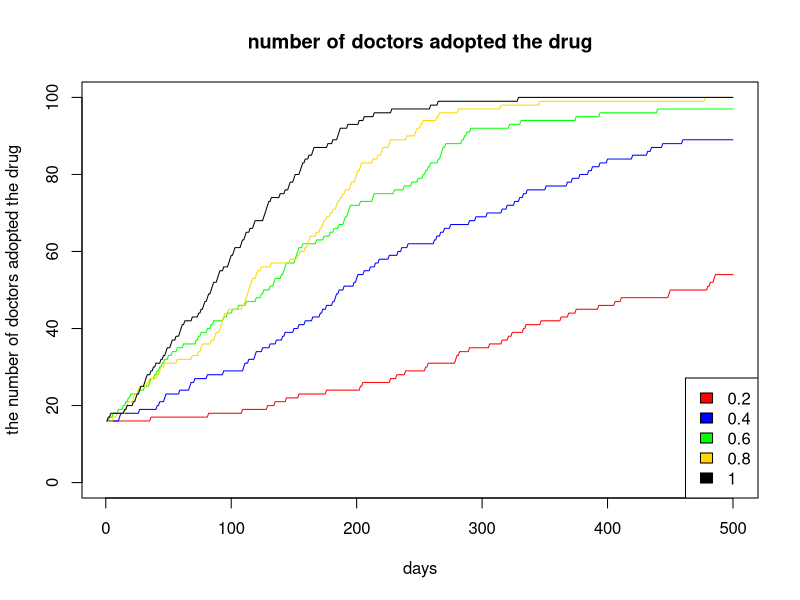

Reproduce this figure in R.
# Homework 6
# Stat 133, Lec 2, Spring 2015
# Due : Friday March 20th by 5 pm

# Review the slides on simulations for this assignment.

# Consider the following model on use of a new drug:
# We have a population of doctors, population size : <n.doctors>
# Every doctor has either adopted the use of a new drug, or not (0/1 status)
# Now write a function that runs a simulation for a period of :
# <n.days> where
# - every day exactly two _random_ doctors meet
# - if one has adopted but the other one has not then the
#   holdout adopts the use of the drug with probability p
# Return a matrix that shows for each day which doctors have adopted
# the use of the drug.

# Input varibles are
# <n.days> : the number of days the simulation should be run for
# <n.doctors> : total number of doctors 
# <initial.doctors> : a 0/1 vector of length <n.doctors>, 1 for adopters
# <p> : the probability that the non-adopter adopts the drug.

# Ouput variable
# <has_adopted> : matrix with <n.doctors> rows and <n.days> columns
#                 i.e. one row for each doctor
#                 the entries are 0 for days where the doctor is a
#                 non-adopter, else 1 (so once a row turns to 1 it stays as 1).

sim.doctors <- function(initial.doctors, n.doctors, n.days, p){

  # Set up the output variable, define it as a matrix then use initial.doctors 
  # to set the first column (day)
  has_adopted=matrix(initial.doctors,nrow=n.doctors,ncol=n.days)
  
  # Run a simulation for <n.days> (use a for loop).  In the loop:
  # 1) pick two random doctors
  # 2) check if one has adopted the other hasn't
  # 3) convert the non-adopter with probability p
  for (i in 2:n.days){
    has_adopted[,i]=has_adopted[,i-1]
    sampled=sample(c(1:n.doctors),2)
    if(has_adopted[sampled[1],i-1]==0 & has_adopted[sampled[2],i-1]==1)
      has_adopted[sampled[1],i]=sample(c(0,1),1,prob=c(1-p,p))
    if(has_adopted[sampled[1],i-1]==1 & has_adopted[sampled[2],i-1]==0)
      has_adopted[sampled[2],i]=sample(c(0,1),1,prob=c(1-p,p))     
  }
  # return the output
  return (has_adopted)
}

# When you test your function you have to generate <initial.doctors> and
# pick values for the other input parameters.

set.seed(42)
# Generate a value for <initial.doctors> that has 10% 1s and 90% 0s.
n.doctors=100
initial.doctors=sample(c(0,1),size=n.doctors,prob=c(0.9,0.1),replace=T)
n.days=500
# Run your function for at least 5 different values of <p> and plot
p_0.2=sim.doctors(initial.doctors, n.doctors, n.days, 0.2)
p_0.4=sim.doctors(initial.doctors, n.doctors, n.days, 0.4)
p_0.6=sim.doctors(initial.doctors, n.doctors, n.days, 0.6)
p_0.8=sim.doctors(initial.doctors, n.doctors, n.days, 0.8)
p_1.0=sim.doctors(initial.doctors, n.doctors, n.days, 1.0)
# on x-axis: days,
# on y-axis : the number of doctors that have already adopted the drug, on that day
# Put all 5 lines in one figure (e.g. use first plot() then lines() for the subsequent lines)
count_sum=function(x){
  a=c()
  for (i in 1:ncol(x))
    a[i]=sum(x[,i])
  return(a)
}
sum_0.2=count_sum(p_0.2)
sum_0.4=count_sum(p_0.4)
sum_0.6=count_sum(p_0.6)
sum_0.8=count_sum(p_0.8)
sum_1.0=count_sum(p_1.0)
plot(c(1:n.days),ylim=c(0,100),sum_0.2,main="number of doctors adopted the drug",xlab="days",ylab="the number of doctors adopted the drug","l",col="red")
lines(c(1:n.days),sum_0.4,col="blue")
lines(c(1:n.days),sum_0.6,col="green")
lines(c(1:n.days),sum_0.8,col="gold")
lines(c(1:n.days),sum_1.0,col="black")
legend("bottomright",fill=c("red","blue","green","gold","black"),legend=c(0.2,0.4,0.6,0.8,1.0))
